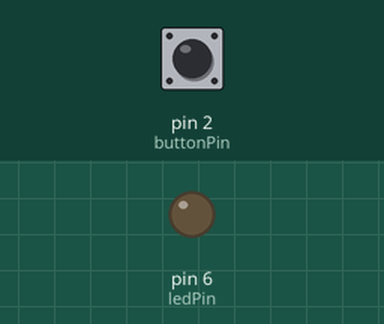
Simulated run of this sketch. Board: Arduino Uno, built with avr-gcc and run on an emulated ATmega328P. Shown: output pins drawn as LEDs (lit = HIGH). Inputs (shaded band) come from the test bench; at power-on: pin 2 (buttonPin) LOW.

Above: at 1.2 s.
1.3 s: pin 2 (buttonPin) pulled HIGH for 0.15 s
At 1.7 s:
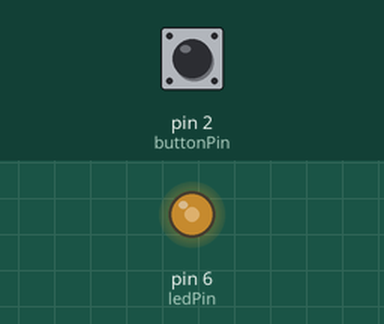
2.9 s: pin 2 (buttonPin) pulled HIGH for 1 s
At 4.1 s:
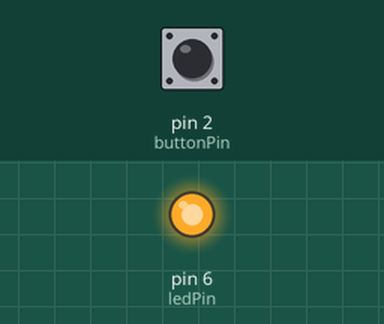
Timing chart, 0 to 5.9 s (numbered marks = the images above; inputs shaded):
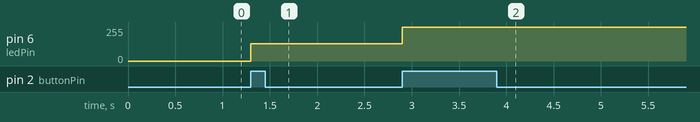

Measured:
- after the input at 1.3 s, pin 6 (ledPin): 0/255 → 128/255 at once
- after the input at 2.9 s, pin 6 (ledPin): 128/255 → 255/255 at once

The sketch:

gpt08_lamp_fixed.ino
```cpp
// Definizione dei pin e delle variabili
int ledPin = 6;         // Pin collegato al LED
int buttonPin = 2;      // Pin collegato al pulsante
int buttonState = 0;    // Variabile per memorizzare lo stato corrente del pulsante
int lastButtonState = 0; // Variabile per memorizzare lo stato precedente del pulsante
int ledState = 0;       // Stato del LED (0 = spento, 1 = 50%, 2 = 100%, 3 = lampeggiante)
unsigned long previousMillis = 0; // Memorizza il tempo precedente per il lampeggio
const long blinkInterval = 500;   // Intervallo di lampeggio (500ms acceso, 500ms spento)
bool ledIsOn = false;   // Stato corrente del LED (solo per il lampeggio)

void setup() {
  // Imposta il pin del LED come output
  pinMode(ledPin, OUTPUT);
  // Imposta il pin del pulsante come input
  pinMode(buttonPin, INPUT);
}

void loop() {
  // Legge lo stato corrente del pulsante
  buttonState = digitalRead(buttonPin);

  // Verifica se c'è un cambiamento nello stato del pulsante (pressione)
  if (buttonState == HIGH && lastButtonState == LOW) {
    // Ogni volta che il pulsante viene premuto, cambia lo stato del LED
    ledState++;

    // Cicla gli stati (0 = spento, 1 = 50%, 2 = 100%, 3 = lampeggiante)
    if (ledState > 3) {
      ledState = 0;
    }

    // Cambia la luminosità del LED in base allo stato
    if (ledState == 0) {
      analogWrite(ledPin, 0);       // Spegni il LED
    } else if (ledState == 1) {
      analogWrite(ledPin, 128);     // Accendi il LED al 50% (128 su 255)
    } else if (ledState == 2) {
      analogWrite(ledPin, 255);     // Accendi il LED al 100% (255 su 255)
    }
  }

  // Se siamo nello stato di lampeggio (stato 3)
  if (ledState == 3) {
    unsigned long currentMillis = millis();  // Ottiene il tempo corrente

    // Controlla se è trascorso l'intervallo di lampeggio
    if (currentMillis - previousMillis >= blinkInterval) {
      // Salva il tempo dell'ultimo cambiamento di stato del LED
      previousMillis = currentMillis;

      // Inverti lo stato del LED (da acceso a spento e viceversa)
      if (ledIsOn) {
        analogWrite(ledPin, 0);  // Spegni il LED
        ledIsOn = false;
      } else {
        analogWrite(ledPin, 255);  // Accendi il LED al 100%
        ledIsOn = true;
      }
    }
  }

  // Salva lo stato corrente del pulsante per il prossimo ciclo
  lastButtonState = buttonState;
}
```
